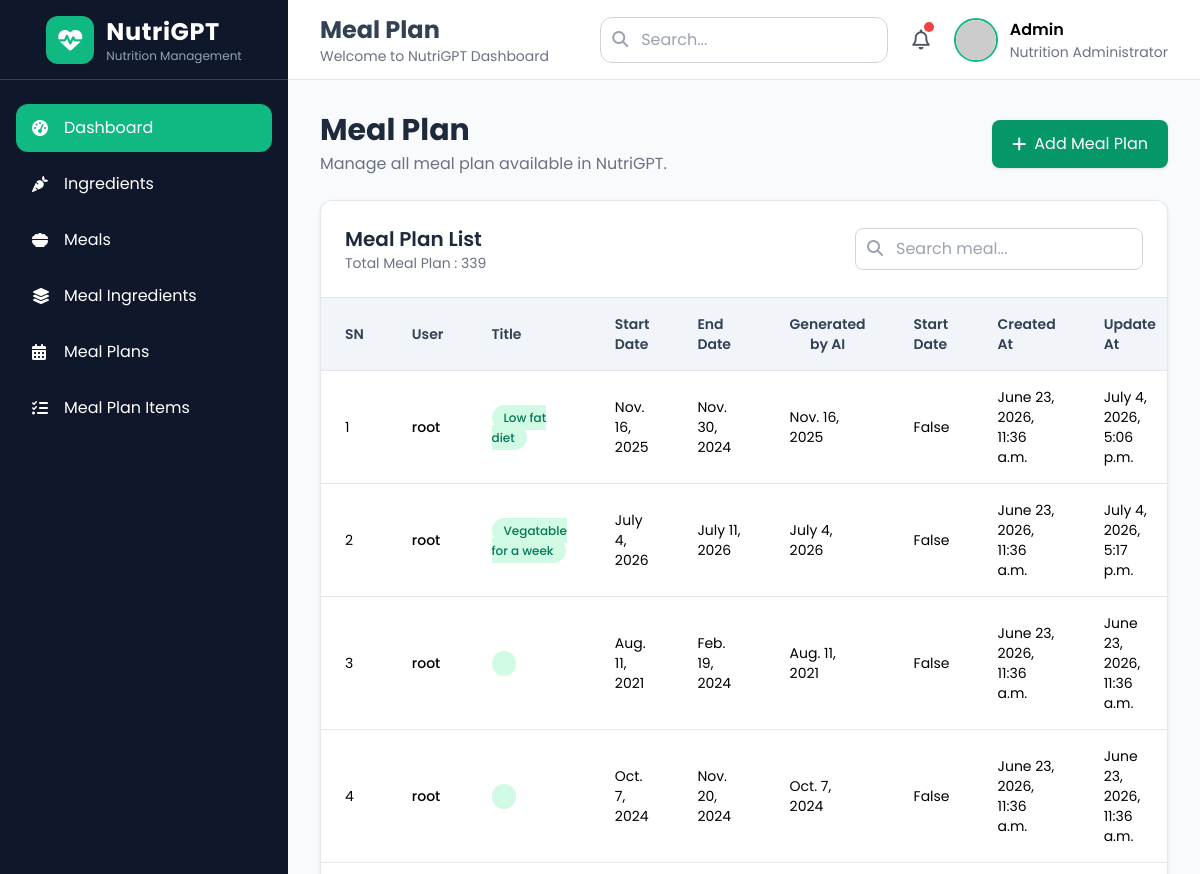
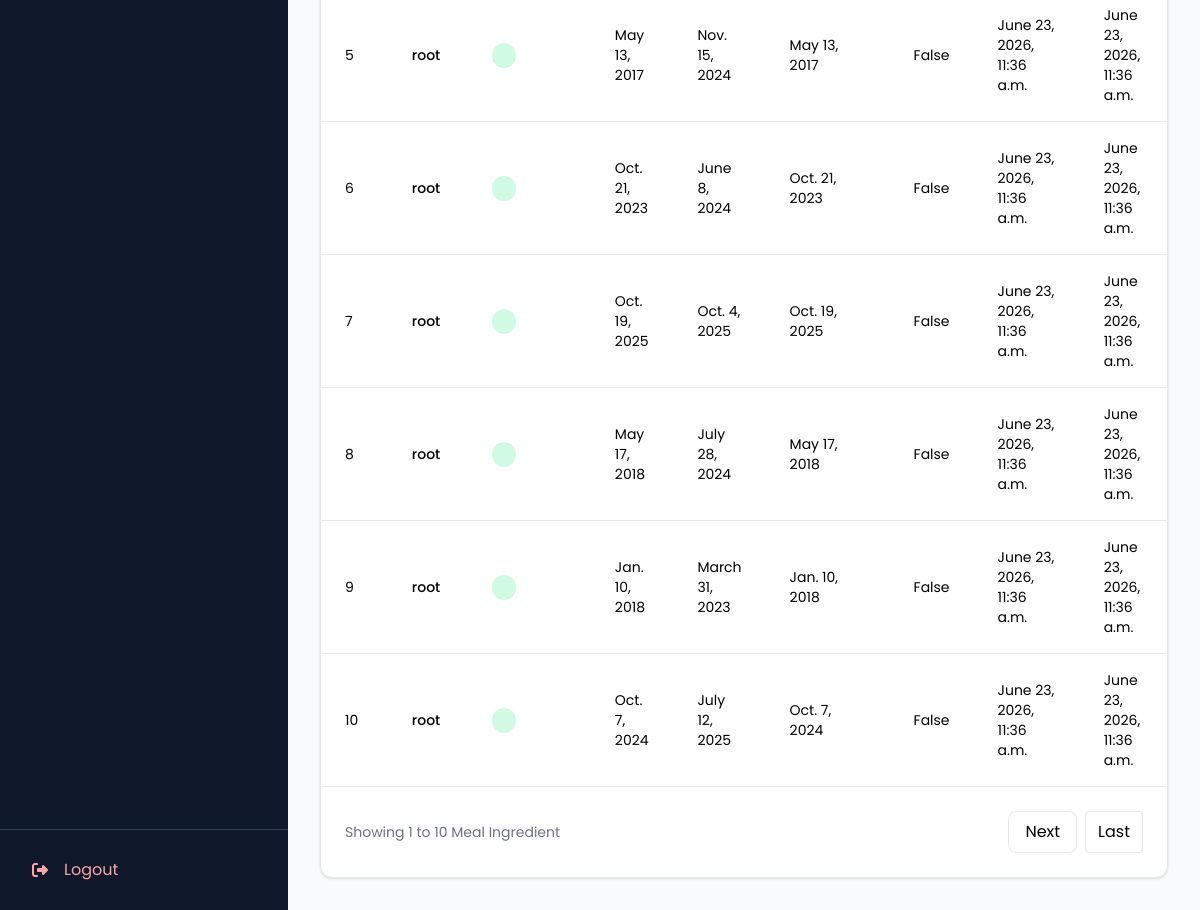
Page /meal/MealPlan/ on the committed database (2 pictures, top to bottom).
### meals/models.py (models this page shows)
class MealPlan(models.Model):
    user = models.ForeignKey(User, on_delete=models.CASCADE, related_name='user_mealplan')
    title = models.CharField(max_length=30, blank=True)
    start_date = models.DateField()
    end_date = models.DateField()
    generated_by_ai = models.BooleanField(default=False)
    created_at = models.DateTimeField(auto_now_add=True)
    updated_at = models.DateTimeField(auto_now=True)
    class Meta:
        db_table = 'meal plan'

### meals/views.py (the view)
# urls.py: path('MealPlan/', MealPlanListView.as_view(), name = 'MealPlan-list'),
class MealPlanListView(ListView):
    model = MealPlan
    paginate_by = 10
    template_name = 'mealplan/list.html'
    context_object_name = 'mealPlans'

### meals/templates/mealplan/list.html (shortened to what this page needs)
{% extends "home/base.html" %}
{% block page_title %}Meal Plan{% endblock %}
{% block content %}
<div class="space-y-6">
    <div class="flex flex-col md:flex-row md:items-center md:justify-between gap-4">
        <div>
            <h1 class="text-3xl font-bold text-slate-800">
                Meal Plan
            </h1>
            <p class="text-gray-500 mt-1">
                Manage all meal plan available in NutriGPT.
            </p>
        </div>
        <a href="{% url 'MealPlan-create' %}"
           class="inline-flex items-center gap-2 bg-emerald-600 hover:bg-emerald-700 text-white px-5 py-3 rounded-lg shadow transition">
            <i class="fa-solid fa-plus"></i>
            Add Meal Plan
        </a>
    </div>
    <div class="bg-white rounded-xl shadow border border-gray-200">
        <div class="flex flex-col md:flex-row md:items-center md:justify-between gap-4 p-6 border-b">
            <div>
                <h2 class="text-xl font-semibold text-slate-800">
                    Meal Plan List
                </h2>
                <p class="text-sm text-gray-500">
                    Total Meal Plan : {{ page_obj.paginator.count }}
                </p>
            </div>
            <form method="get">
                <div class="relative">
                    <input
                        type="text"
                        name="search"
                        value="{{ request.GET.search }}"
                        placeholder="Search meal..."
                        class="w-72 border border-gray-300 rounded-lg pl-10 pr-4 py-2 focus:outline-none focus:ring-2 focus:ring-emerald-500">
                    <i class="fa-solid fa-magnifying-glass absolute left-3 top-3 text-gray-400"></i>
                </div>
            </form>
        </div>
        <div class="overflow-x-auto">
            <table class="min-w-full text-sm">
                <thead class="bg-slate-100 text-slate-700">
                    <tr>
                        <th class="px-6 py-4 text-left font-semibold">
                            SN
                        </th>
                        <th class="px-6 py-4 text-left font-semibold">
                            User
                        </th>
                        <th class="px-6 py-4 text-left font-semibold">
                            Title
                        </th>
                        <th class="px-6 py-4 text-left font-semibold">
                            Start Date
                        </th>
                        <th class="px-6 py-4 text-left font-semibold">
                            End Date
                        </th>
                        <th class="px-6 py-4 text-center font-semibold">
                            Generated by AI
                        </th>
                        <th class="px-6 py-4 text-left font-semibold">
                            Start Date
                        </th>
                        <th class="px-6 py-4 text-left font-semibold">
                            Created At
                        </th>
                        <th class="px-6 py-4 text-left font-semibold">
                            Update At
                        </th>
                    </tr>
                </thead>
                <tbody>
                {% for Ingredient in mealPlans %}
                    <tr class="border-t hover:bg-slate-50">
                        <td class="px-6 py-4">
                            {{ page_obj.start_index|add:forloop.counter0 }}
                        </td>
                        <td class="px-6 py-4 font-medium">
                            {{ Ingredient.user }}
                        </td>
                        <td class="px-6 py-4">
                            <span class="px-3 py-1 rounded-full bg-emerald-100 text-emerald-700 text-xs font-medium">
                                {{ Ingredient.title}}
                            </span>
                        </td>
                        <td class="px-6 py-4">
                            {{ Ingredient.start_date }}
                        </td>
                        <td class="px-6 py-4">
                            {{ Ingredient.end_date }}
                        </td>
                        <td class="px-6 py-4">
                            {{ Ingredient.start_date }}
                        </td>
                        <td class="px-6 py-4">
                            {{ Ingredient.generated_by_ai }}
                        </td>
                        <td class="px-6 py-4">
                            {{ Ingredient.created_at }}
                        </td>
                        <td class="px-6 py-4">
                            {{ Ingredient.updated_at }}
                        </td>
                    </tr>
                {% endfor %}
                </tbody>
            </table>
        </div>
        {% if is_paginated %}
        <div class="flex justify-between items-center p-6 border-t">
            <div class="text-sm text-gray-500">
                Showing {{ page_obj.start_index }} to {{ page_obj.end_index }} Meal Ingredient
            </div>
            <div class="flex gap-2">
                {% if page_obj.has_next %}
                <a href="?page={{ page_obj.next_page_number }}"
                   class="px-4 py-2 border rounded-lg hover:bg-gray-100">
                    Next
                </a>
                <a href="?page={{ page_obj.paginator.num_pages }}"
                   class="px-3 py-2 border rounded hover:bg-gray-100">
                    Last
                </a>
                {% endif %}
            </div>
        </div>
        {% endif %}
    </div>
</div>
{% endblock %}

### home/templates/home/base.html (style rules this page uses)
body { font-family: 'Poppins', sans-serif; background:#f8fafc; }

### rows in the picture
MealPlan: start_index|add "1", user "root", title "Low fat diet", start_date "Nov. 16, 2025", end_date "Nov. 30, 2024", generated_by_ai "False", created_at "June 23, 2026, 11:36 a.m.", updated_at "July 4, 2026, 5:06 p.m."
MealPlan: start_index|add "2", user "root", title "Vegatable for a week", start_date "July 4, 2026", end_date "July 11, 2026", generated_by_ai "False", created_at "June 23, 2026, 11:36 a.m.", updated_at "July 4, 2026, 5:17 p.m."
MealPlan: start_index|add "3", user "root", start_date "Aug. 11, 2021", end_date "Feb. 19, 2024", generated_by_ai "False", created_at "June 23, 2026, 11:36 a.m.", updated_at "June 23, 2026, 11:36 a.m."
MealPlan: start_index|add "4", user "root", start_date "Oct. 7, 2024", end_date "Nov. 20, 2024", generated_by_ai "False", created_at "June 23, 2026, 11:36 a.m.", updated_at "June 23, 2026, 11:36 a.m."
MealPlan: start_index|add "5", user "root", start_date "May 13, 2017", end_date "Nov. 15, 2024", generated_by_ai "False", created_at "June 23, 2026, 11:36 a.m.", updated_at "June 23, 2026, 11:36 a.m."
MealPlan: start_index|add "6", user "root", start_date "Oct. 21, 2023", end_date "June 8, 2024", generated_by_ai "False", created_at "June 23, 2026, 11:36 a.m.", updated_at "June 23, 2026, 11:36 a.m."
MealPlan: start_index|add "7", user "root", start_date "Oct. 19, 2025", end_date "Oct. 4, 2025", generated_by_ai "False", created_at "June 23, 2026, 11:36 a.m.", updated_at "June 23, 2026, 11:36 a.m."
MealPlan: start_index|add "8", user "root", start_date "May 17, 2018", end_date "July 28, 2024", generated_by_ai "False", created_at "June 23, 2026, 11:36 a.m.", updated_at "June 23, 2026, 11:36 a.m."
MealPlan: start_index|add "9", user "root", start_date "Jan. 10, 2018", end_date "March 31, 2023", generated_by_ai "False", created_at "June 23, 2026, 11:36 a.m.", updated_at "June 23, 2026, 11:36 a.m."
MealPlan: start_index|add "10", user "root", start_date "Oct. 7, 2024", end_date "July 12, 2025", generated_by_ai "False", created_at "June 23, 2026, 11:36 a.m.", updated_at "June 23, 2026, 11:36 a.m."

### other values in the picture
{{ page_obj.paginator.count }} "339"
{{ page_obj.start_index }} "1"
{{ page_obj.end_index }} "10"
